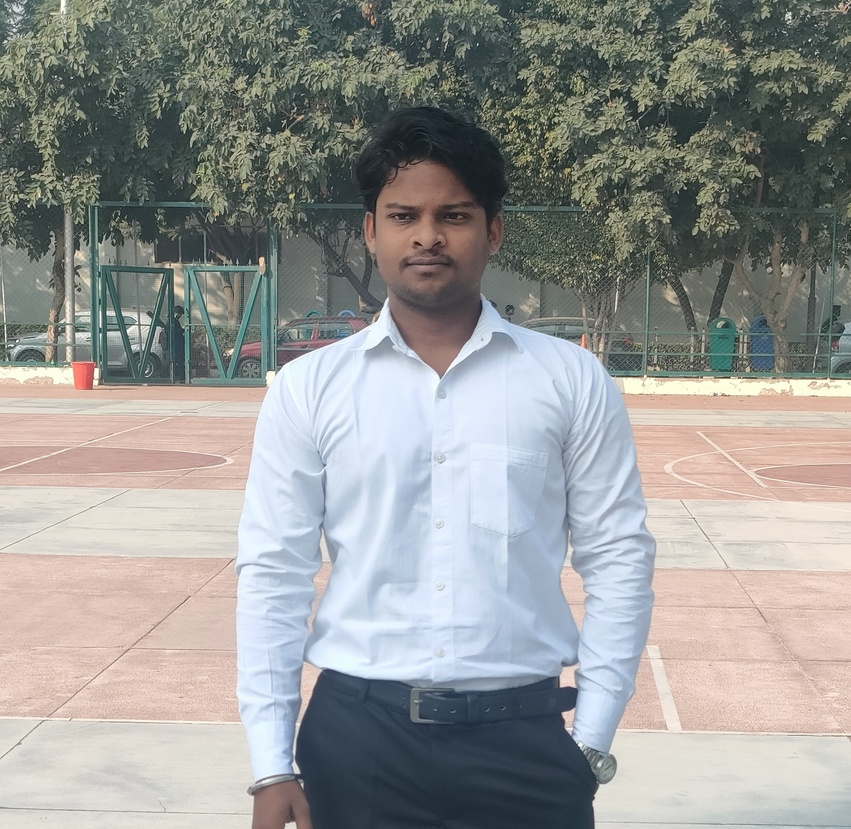
#> input picture DP2.jpg, 851 x 829 px, shrunk from 2608 x 2543 before the run
$ python Exp2.py
#> lines starting #> are read from the running program, lines starting #| are printed output that depends on the picture
import cv2
import matplotlib.pyplot as plt

def display_image(title, image, cmap=None):
    plt.figure(figsize=(8, 8))
    if cmap:
        plt.imshow(image, cmap=cmap)
    else:
        plt.imshow(cv2.cvtColor(image, cv2.COLOR_BGR2RGB))
    plt.title(title)
    plt.axis('off')
    plt.show()

def rgb_to_grayscale(image):
    return cv2.cvtColor(image, cv2.COLOR_BGR2GRAY)

image_path = 'DP2.jpg'
color_image = cv2.imread(image_path)
#> color_image is the input picture: shape (829, 851, 3); mean B, G, R 148.8, 151.1, 150

if color_image is None:
    print(f"Error: Unable to read image file {image_path}")
else:
    display_image('Original Color Image (BGR)', color_image)

    grayscale_image = rgb_to_grayscale(color_image)
#> in rgb_to_grayscale, `return cv2.cvtColor(image, cv2.COLOR_BGR2GRAY)`:
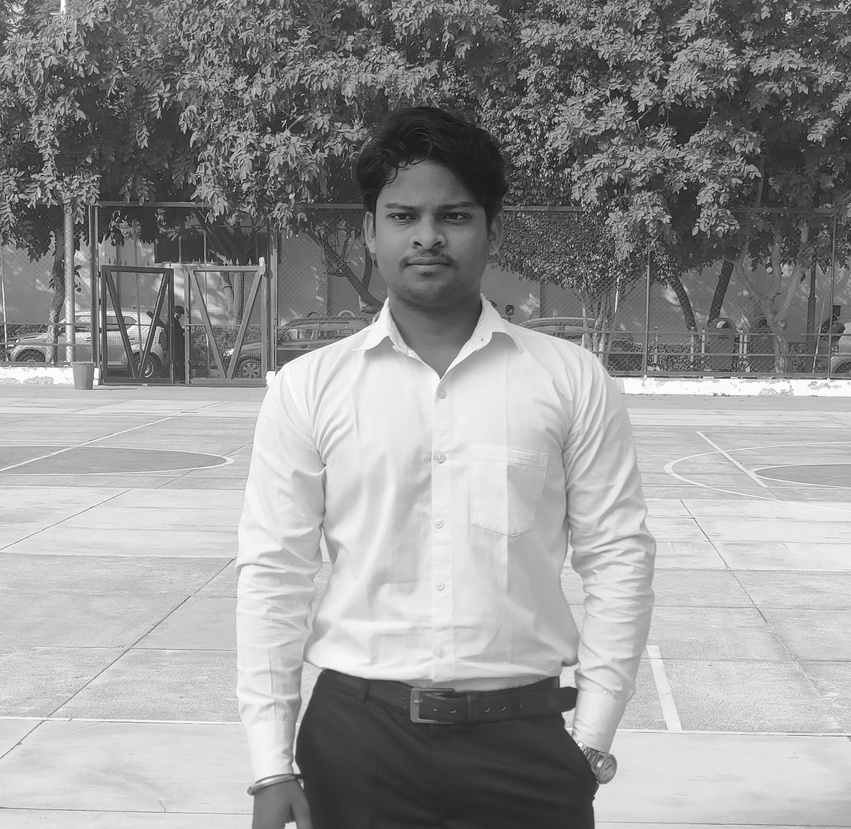
#> returned value: shape (829, 851); min 8, max 255, mean 150.5

    display_image('Grayscale Image', grayscale_image, cmap='gray')

    cv2.imwrite('grayscale_image.jpg', grayscale_image)

    print("Grayscale image saved successfully.")
